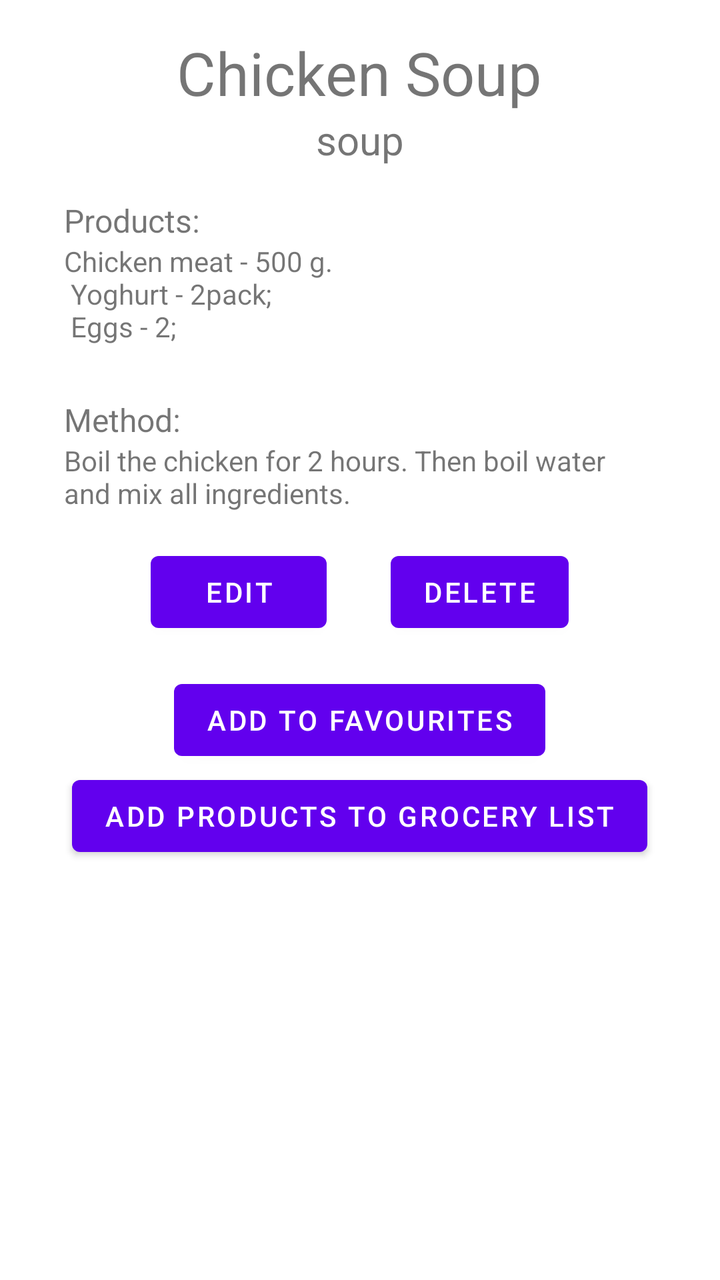
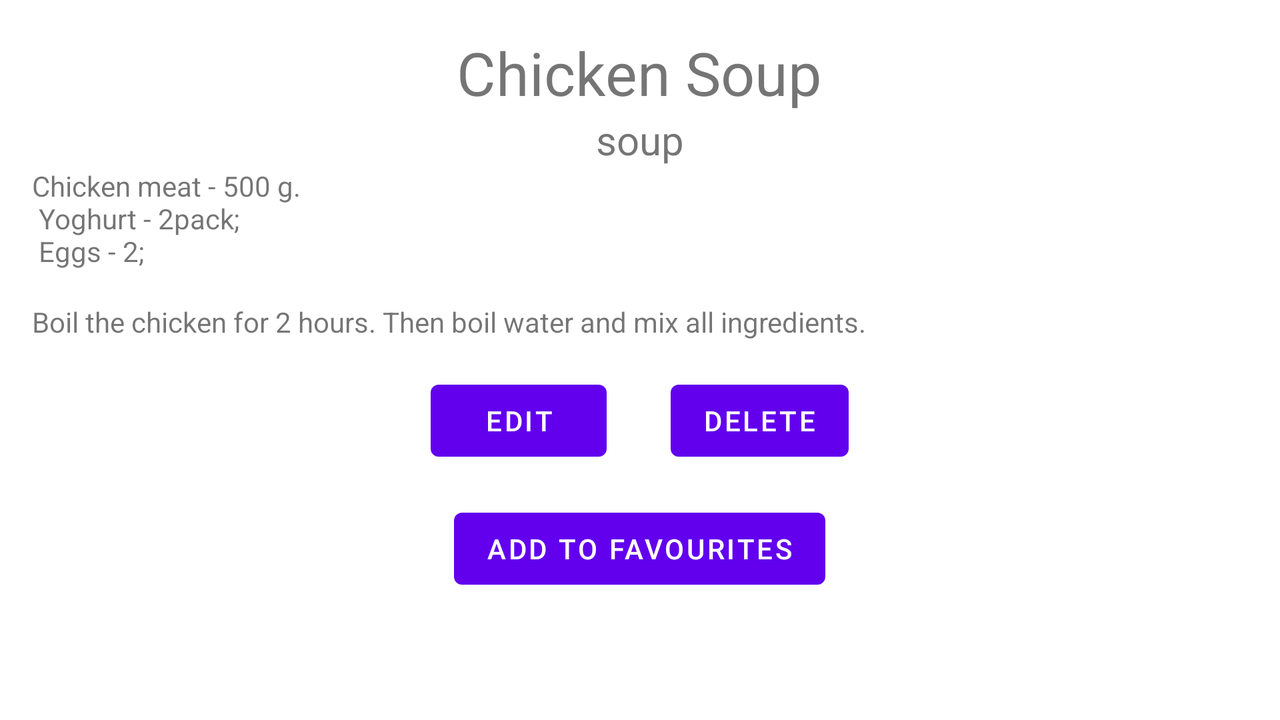

First picture: res/layout/ on a phone held upright. Second picture: the repository's own variant of that layout, on a device whose configuration matches the variant's folder. Source for both follows.
<!-- AndroidManifest.xml: application theme Theme.CookingRecipes -->
<!-- res/layout/activity_recipe.xml -->
<?xml version="1.0" encoding="utf-8"?>
<LinearLayout xmlns:android="http://schemas.android.com/apk/res/android"
    xmlns:tools="http://schemas.android.com/tools"
    android:orientation="vertical"
    android:gravity="center|top"
    android:layout_width="match_parent"
    android:layout_height="match_parent"
    android:padding="16dp"
    tools:context=".RecipeActivity">

    <TextView
        android:id="@+id/recipe_title"
        android:text="@string/mock_recipe_title"
        android:layout_width="wrap_content"
        android:layout_height="wrap_content"
        android:textSize="30sp" />

    <TextView
        android:id="@+id/recipe_category"
        android:text="soup"
        android:textSize="20sp"
        android:layout_width="wrap_content"
        android:layout_height="wrap_content" />

    <ScrollView
        android:layout_width="match_parent"
        android:layout_height="match_parent">

        <LinearLayout
            android:orientation="vertical"
            android:gravity="center"
            android:layout_width="match_parent"
            android:layout_height="match_parent"
            android:padding="16dp">

            <TextView
                android:textSize="16sp"
                android:text="Products:"
                android:layout_width="match_parent"
                android:layout_height="wrap_content"/>

            <TextView
                android:id="@+id/recipe_products"
                android:text="@string/mock_recipe_products"
                android:layout_width="match_parent"
                android:layout_height="wrap_content"/>

            <TextView
                android:textSize="16sp"
                android:text="Method:"
                android:layout_width="match_parent"
                android:layout_height="wrap_content"
                android:paddingTop="10dp"/>

            <TextView
                android:id="@+id/recipe_description"
                android:text="@string/mock_recipe_description"
                android:layout_width="match_parent"
                android:layout_height="wrap_content"/>

            <LinearLayout
                android:layout_width="wrap_content"
                android:layout_height="wrap_content"
                android:padding="16dp">

                <Button
                    android:id="@+id/update_recipe"
                    android:text="Edit"
                    android:layout_width="wrap_content"
                    android:layout_height="wrap_content"
                    android:layout_marginRight="16dp"
                    android:onClick="editRecipe"/>

                <Button
                    android:id="@+id/delete_recipe"
                    android:text="Delete"
                    android:layout_width="wrap_content"
                    android:layout_height="wrap_content"
                    android:layout_marginLeft="16dp"
                    android:onClick="deleteRecipe"/>
            </LinearLayout>

            <Button
                android:text="Add To Favourites"
                android:id="@+id/addToFav"
                android:onClick="addRecipeToFavourite"
                android:layout_width="wrap_content"
                android:layout_height="wrap_content" />

            <Button
                android:text="Add Products To Grocery List"
                android:onClick="addProductsToGroceryList"
                android:layout_width="wrap_content"
                android:layout_height="wrap_content" />
        </LinearLayout>
    </ScrollView>
</LinearLayout>
<!-- resources referenced by this layout -->
<resources>
  <string name="mock_recipe_description">
          Boil the chicken for 2 hours. Then boil water and mix all ingredients.
      </string>
  <string name="mock_recipe_products">
          Chicken meat - 500 g. \n
          Yoghurt - 2pack; \n
          Eggs - 2; \n
      </string>
  <string name="mock_recipe_title">Chicken Soup</string>
  <style name="Theme.CookingRecipes" parent="Theme.MaterialComponents.DayNight.DarkActionBar">
          
          <item name="colorPrimary">@color/purple_500</item>
          <item name="colorPrimaryVariant">@color/purple_700</item>
          <item name="colorOnPrimary">@color/white</item>
          
          <item name="colorSecondary">@color/teal_200</item>
          <item name="colorSecondaryVariant">@color/teal_700</item>
          <item name="colorOnSecondary">@color/black</item>
          
          <item name="android:statusBarColor" tools:targetApi="l">?attr/colorPrimaryVariant</item>
          
      </style>
</resources>
<!-- res/layout-land/activity_recipe.xml (the repository's variant of the layout above) -->
<!-- drawn on the phone turned sideways -->
<?xml version="1.0" encoding="utf-8"?>
<LinearLayout xmlns:android="http://schemas.android.com/apk/res/android"
    xmlns:tools="http://schemas.android.com/tools"
    android:orientation="vertical"
    android:gravity="center|top"
    android:layout_width="match_parent"
    android:layout_height="match_parent"
    android:padding="16dp"
    tools:context=".RecipeActivity">

    <TextView
        android:id="@+id/recipe_title"
        android:text="@string/mock_recipe_title"
        android:layout_width="wrap_content"
        android:layout_height="wrap_content"
        android:textSize="30sp" />

    <TextView
        android:id="@+id/recipe_category"
        android:text="soup"
        android:textSize="20sp"
        android:layout_width="wrap_content"
        android:layout_height="wrap_content" />

    <ScrollView
        android:layout_width="match_parent"
        android:layout_height="match_parent">

        <LinearLayout
            android:orientation="vertical"
            android:layout_width="match_parent"
            android:layout_height="match_parent"
            android:gravity="center">

            <TextView
                android:id="@+id/recipe_products"
                android:text="@string/mock_recipe_products"
                android:layout_width="match_parent"
                android:layout_height="wrap_content"
                android:maxLines="5" />

            <TextView
                android:id="@+id/recipe_description"
                android:text="@string/mock_recipe_description"
                android:layout_width="match_parent"
                android:layout_height="wrap_content"
                android:maxLines="5" />

            <LinearLayout
                android:layout_width="wrap_content"
                android:layout_height="wrap_content"
                android:padding="16dp">

                <Button
                    android:id="@+id/update_recipe"
                    android:text="Edit"
                    android:layout_width="wrap_content"
                    android:layout_height="wrap_content"
                    android:layout_marginRight="16dp"
                    android:onClick="editRecipe"/>

                <Button
                    android:id="@+id/delete_recipe"
                    android:text="Delete"
                    android:layout_width="wrap_content"
                    android:layout_height="wrap_content"
                    android:layout_marginLeft="16dp"
                    android:onClick="deleteRecipe"/>
            </LinearLayout>

            <Button
                android:text="Add To Favourites"
                android:id="@+id/addToFav"
                android:onClick="addRecipeToFavourite"
                android:layout_width="wrap_content"
                android:layout_height="wrap_content" />
        </LinearLayout>
    </ScrollView>

</LinearLayout>
